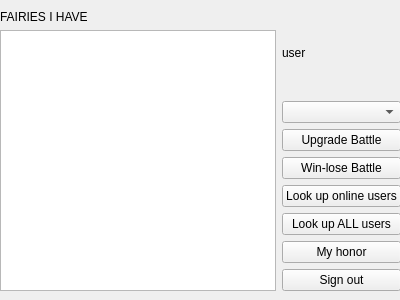
<?xml version="1.0" encoding="UTF-8"?>
<ui version="4.0">
 <class>battleForm</class>
 <widget class="QWidget" name="battleForm">
  <property name="geometry">
   <rect>
    <x>0</x>
    <y>0</y>
    <width>400</width>
    <height>300</height>
   </rect>
  </property>
  <property name="windowTitle">
   <string>Form</string>
  </property>
  <widget class="QWidget" name="">
   <property name="geometry">
    <rect>
     <x>0</x>
     <y>10</y>
     <width>401</width>
     <height>281</height>
    </rect>
   </property>
   <layout class="QHBoxLayout" name="horizontalLayout_2">
    <item>
     <layout class="QVBoxLayout" name="verticalLayout_2">
      <item>
       <widget class="QLabel" name="label_3">
        <property name="text">
         <string>FAIRIES I HAVE</string>
        </property>
       </widget>
      </item>
      <item>
       <widget class="QTableView" name="tableView"/>
      </item>
     </layout>
    </item>
    <item>
     <layout class="QVBoxLayout" name="verticalLayout_4">
      <item>
       <layout class="QHBoxLayout" name="horizontalLayout">
        <item>
         <widget class="QLabel" name="label">
          <property name="text">
           <string>user</string>
          </property>
         </widget>
        </item>
        <item>
         <widget class="QLabel" name="label_2">
          <property name="text">
           <string/>
          </property>
         </widget>
        </item>
       </layout>
      </item>
      <item>
       <layout class="QVBoxLayout" name="verticalLayout_3">
        <item>
         <widget class="QComboBox" name="comboBox"/>
        </item>
        <item>
         <widget class="QPushButton" name="upgradeBattle_pushButton">
          <property name="text">
           <string>Upgrade Battle</string>
          </property>
         </widget>
        </item>
        <item>
         <widget class="QPushButton" name="winLose_pushButton">
          <property name="text">
           <string>Win-lose Battle</string>
          </property>
         </widget>
        </item>
       </layout>
      </item>
      <item>
       <layout class="QVBoxLayout" name="verticalLayout">
        <item>
         <widget class="QPushButton" name="lookUpOnlineUsers_pushButton">
          <property name="text">
           <string>Look up online users</string>
          </property>
         </widget>
        </item>
        <item>
         <widget class="QPushButton" name="lookUpAllUsers_pushButton">
          <property name="text">
           <string>Look up ALL users</string>
          </property>
         </widget>
        </item>
        <item>
         <widget class="QPushButton" name="myHonor_pushButton">
          <property name="text">
           <string>My honor</string>
          </property>
         </widget>
        </item>
        <item>
         <widget class="QPushButton" name="signOut_pushButton">
          <property name="text">
           <string>Sign out</string>
          </property>
         </widget>
        </item>
       </layout>
      </item>
     </layout>
    </item>
   </layout>
  </widget>
 </widget>
 <resources/>
 <connections/>
</ui>
